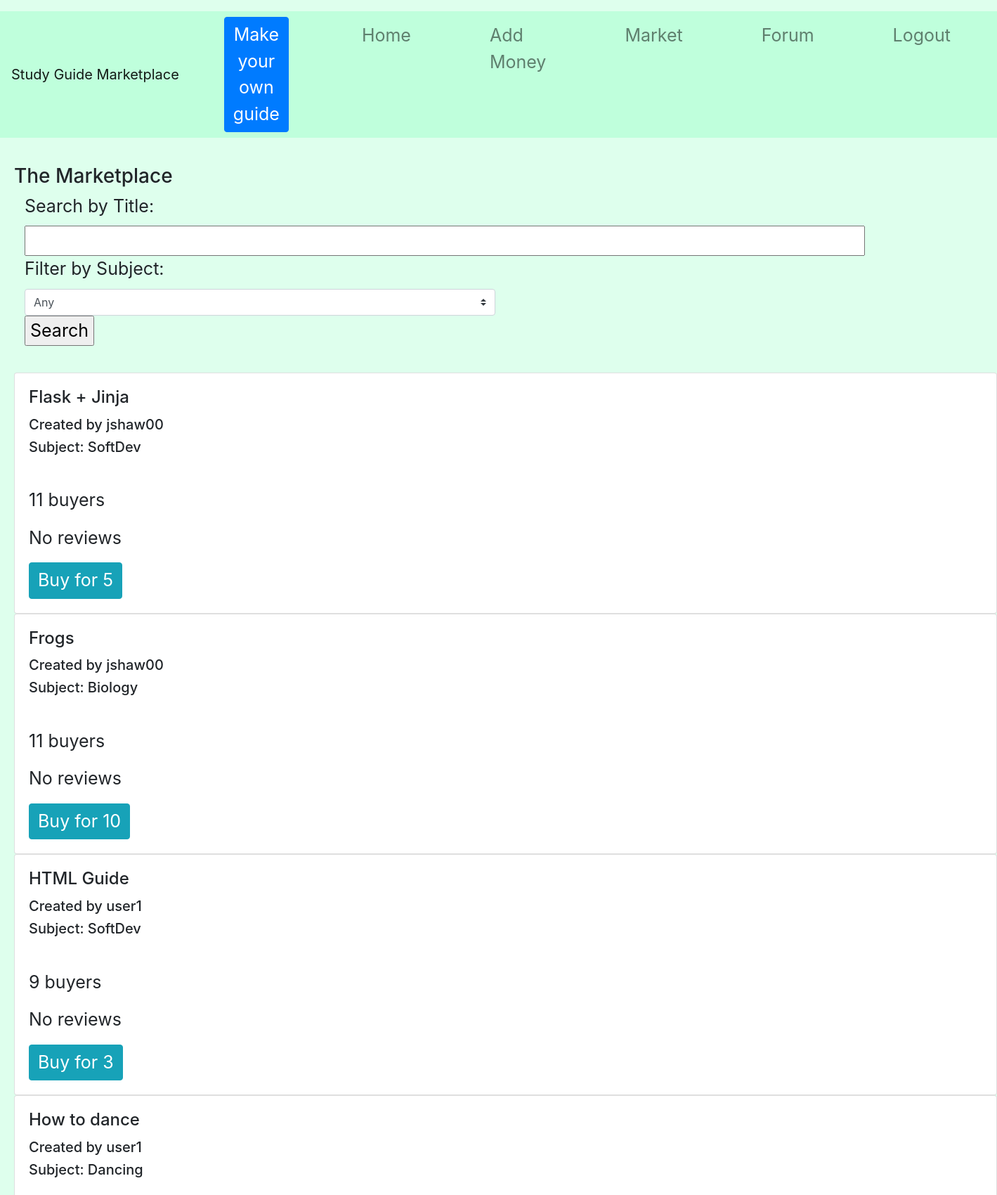
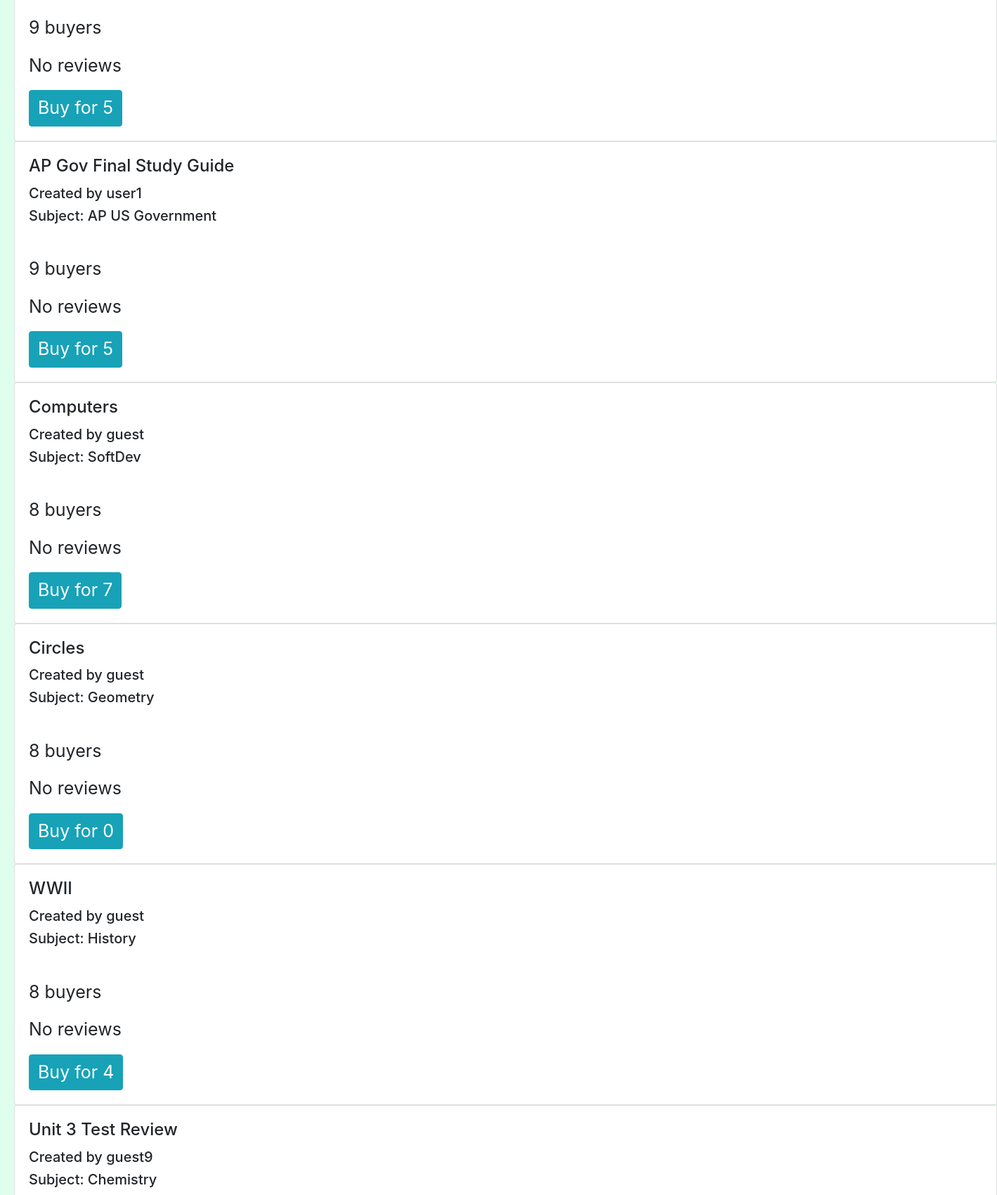
Screenshot of /market (signed in, upper part) with the database file from the repository (2 pictures, top to bottom).
### tables this page shows
CREATE TABLE guides(id INTEGER, user TEXT, name TEXT, rating REAL, cost INTEGER, buyers INTEGER, subject TEXT, guide TEXT, ratings INTEGER);

### app/__init__.py (the view)
    def login_check(*args, **kwargs):
        if 'username' not in session:
            return redirect(url_for("login"))
        return route_function(*args, **kwargs)

### app/__init__.py (called while the page is built)
def protected(route_function):
    def login_check(*args, **kwargs):
        if 'username' not in session:
            return redirect(url_for("login"))
        return route_function(*args, **kwargs)
    login_check.__name__ = route_function.__name__
    return login_check

@app.route("/market", methods=['GET', 'POST'])
@protected
def market():
    results = []
    gs = ops.get_unguides(session['username'])
    q = ""
    sub = "Any"
    if 'subject' in request.form.keys() and len(request.form['subject']) > 0:
        sub = request.form['subject']
    if 'query' in request.form.keys() and len(request.form['query']) > 0:
        q = request.form['query']
        for guide in gs:
            if q.lower() in guide["name"].lower():
                if sub == "Any" or guide["subject"] == sub:
                    results.append(guide)
    else:
         for guide in gs:
             if sub == "Any" or guide["subject"] == sub:
                 results.append(guide)
    return render_template("market.html", guides = results, query = q, subjects = ops.get_subjects(), subject = sub)

### app/utl/ops.py (called while the page is built)
def get_unguides(username):
    db = sqlite3.connect(DB_FILE)
    c = db.cursor()
    c.execute("SELECT * FROM guides WHERE user != ?;" , (username,))
    g = c.fetchall()
    ans = []
    for row in g:
        c.execute("SELECT * FROM buyers WHERE user = ? AND id = ?;" , (username,row[0]))
        if c.fetchone() is None:
            next = {}
            next["id"] = row[0]
            next["user"] = row[1]
            next["name"] = row[2]
            next["rating"] = row[3]
            next["cost"] = row[4]
            next["buyers"] = row[5]
            next["subject"] = row[6]
            next["guide"] = row[7]
            next["ratings"] = row[8]
            ans.append(next)
    return ans

def get_subjects():
    db = sqlite3.connect(DB_FILE)
    c = db.cursor()
    ans = []
    c.execute("SELECT * FROM guides;")
    g = c.fetchall()
    for row in g:
        if row[6] not in ans:
            ans.append(row[6])
    return ans

### app/templates/market.html (shortened to what this page needs)
{% extends "base.html" %}
{% block body %}
  <br>
  <h3> The Marketplace </h3>
  <div class="col-md-6">
  <form method="post">
            <label>Search by Title:</label>
            <input type="text" name="query" size="70">
            <br>
            <label>Filter by Subject:</label>
            <select class="custom-select" name="subject">
              <option selected>Any</option>
            </select>
        <input type="submit" name="button" value="Search">
  </form>
  </div>
  <br>
  {% if guides|length < 1 %}
    <p> No results found. </p>
    {% else %}
        {% for guide in guides %}
          <div class="card">
            <div class="card-body">
              <h4 class="card-title">{{ guide["name"] }}</h4>
              <h5>Created by {{ guide["user"] }}</h5>
              <h5>Subject: {{ guide["subject"]}}</h5>
              <br>
              <p class="card-text">{{ guide["buyers"] }} buyers</p>
              {% if guide["ratings"] == 0 %}
                <p class="card-text">No reviews</p>
              {% else %}
                <p class="card-text">{{ guide["rating"] }} rating on {{ guide["ratings"] }} reviews</p>
              {% endif %}
              <a href={{"/buy/"+(guide["id"]|string)}} class="btn btn-info">Buy for {{ guide["cost"] }}</a><br>
            </div>
          </div>
        {% endfor %}
  {% endif %}
{% endblock %}

### app/static/styles.css (style rules this page uses)
body { background-color: #deffed; font-size: 25px; }
.btn { font-size: 25px; }

### rows the page displays
guides: name "Flask + Jinja", user "jshaw00", subject "SoftDev", buyers "11", ratings "No reviews", cost "5"
guides: name "Frogs", user "jshaw00", subject "Biology", buyers "11", ratings "No reviews", cost "10"
guides: name "HTML Guide", user "user1", subject "SoftDev", buyers "9", ratings "No reviews", cost "3"
guides: name "How to dance", user "user1", subject "Dancing", buyers "9", ratings "No reviews", cost "5"
guides: name "AP Gov Final Study Guide", user "user1", subject "AP US Government", buyers "9", ratings "No reviews", cost "5"
guides: name "Computers", user "guest", subject "SoftDev", buyers "8", ratings "No reviews", cost "7"
guides: name "Circles", user "guest", subject "Geometry", buyers "8", ratings "No reviews", cost "0"
guides: name "WWII", user "guest", subject "History", buyers "8", ratings "No reviews", cost "4"
guides: name "Unit 3 Test Review", user "guest9", subject "Chemistry"
